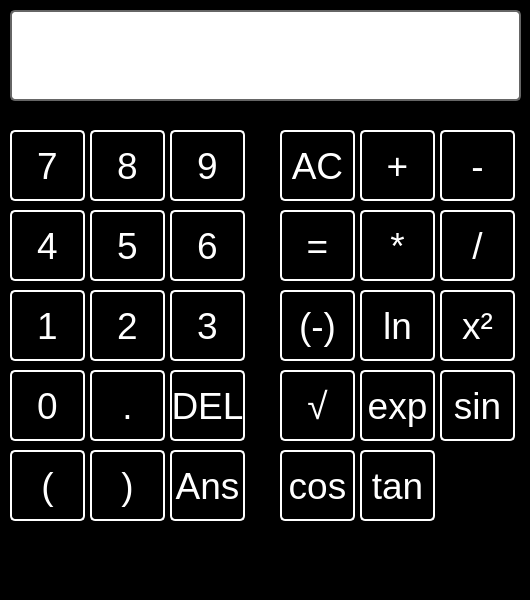
<?xml version="1.0" encoding="UTF-8"?>
<ui version="4.0">
 <class>Calculator</class>
 <widget class="QWidget" name="Calculator">
  <property name="geometry">
   <rect>
    <x>0</x>
    <y>0</y>
    <width>530</width>
    <height>600</height>
   </rect>
  </property>
  <property name="minimumSize">
   <size>
    <width>530</width>
    <height>600</height>
   </size>
  </property>
  <property name="maximumSize">
   <size>
    <width>530</width>
    <height>600</height>
   </size>
  </property>
  <property name="windowTitle">
   <string>Calculator</string>
  </property>
  <property name="styleSheet">
   <string notr="true">QPushButton {
	background-color: rgb(16, 16, 16);
	color: rgb(255, 255, 255);
	border-radius: 5px;
	border-width: 2px;
	border-style: solid;
	border-color: rgb(255, 255, 255);
}

QPushButton:Hover {
	background-color: rgb(44, 44, 44);
}

QPushButton:Pressed {
	background-color: rgb(102, 102, 102);
}

QWidget {
	background-color: rgb(0, 0, 0);
	font: 28pt &quot;MS UI Gothic&quot;;
	border-radius: 5px;
}

QLabel {
	border-radius: 5px;
	background-color: rgb(255, 255, 255);
	border-width: 2px;
	border-style: solid;
	border-color: rgb(102, 102, 102);;
}</string>
  </property>
  <widget class="QPushButton" name="signButton">
   <property name="geometry">
    <rect>
     <x>280</x>
     <y>290</y>
     <width>75</width>
     <height>71</height>
    </rect>
   </property>
   <property name="font">
    <font>
     <family>MS UI Gothic</family>
     <pointsize>28</pointsize>
     <weight>50</weight>
     <italic>false</italic>
     <bold>false</bold>
    </font>
   </property>
   <property name="cursor">
    <cursorShape>PointingHandCursor</cursorShape>
   </property>
   <property name="styleSheet">
    <string notr="true"/>
   </property>
   <property name="text">
    <string>(-)</string>
   </property>
  </widget>
  <widget class="QPushButton" name="sixButton">
   <property name="geometry">
    <rect>
     <x>170</x>
     <y>210</y>
     <width>75</width>
     <height>71</height>
    </rect>
   </property>
   <property name="font">
    <font>
     <family>MS UI Gothic</family>
     <pointsize>28</pointsize>
     <weight>50</weight>
     <italic>false</italic>
     <bold>false</bold>
    </font>
   </property>
   <property name="cursor">
    <cursorShape>PointingHandCursor</cursorShape>
   </property>
   <property name="styleSheet">
    <string notr="true"/>
   </property>
   <property name="text">
    <string>6</string>
   </property>
  </widget>
  <widget class="QPushButton" name="cosButton">
   <property name="geometry">
    <rect>
     <x>280</x>
     <y>450</y>
     <width>75</width>
     <height>71</height>
    </rect>
   </property>
   <property name="font">
    <font>
     <family>MS UI Gothic</family>
     <pointsize>28</pointsize>
     <weight>50</weight>
     <italic>false</italic>
     <bold>false</bold>
    </font>
   </property>
   <property name="cursor">
    <cursorShape>PointingHandCursor</cursorShape>
   </property>
   <property name="styleSheet">
    <string notr="true"/>
   </property>
   <property name="text">
    <string>cos</string>
   </property>
  </widget>
  <widget class="QPushButton" name="tanButton">
   <property name="geometry">
    <rect>
     <x>360</x>
     <y>450</y>
     <width>75</width>
     <height>71</height>
    </rect>
   </property>
   <property name="font">
    <font>
     <family>MS UI Gothic</family>
     <pointsize>28</pointsize>
     <weight>50</weight>
     <italic>false</italic>
     <bold>false</bold>
    </font>
   </property>
   <property name="cursor">
    <cursorShape>PointingHandCursor</cursorShape>
   </property>
   <property name="styleSheet">
    <string notr="true"/>
   </property>
   <property name="text">
    <string>tan</string>
   </property>
  </widget>
  <widget class="QPushButton" name="oneButton">
   <property name="geometry">
    <rect>
     <x>10</x>
     <y>290</y>
     <width>75</width>
     <height>71</height>
    </rect>
   </property>
   <property name="font">
    <font>
     <family>MS UI Gothic</family>
     <pointsize>28</pointsize>
     <weight>50</weight>
     <italic>false</italic>
     <bold>false</bold>
    </font>
   </property>
   <property name="cursor">
    <cursorShape>PointingHandCursor</cursorShape>
   </property>
   <property name="styleSheet">
    <string notr="true"/>
   </property>
   <property name="text">
    <string>1</string>
   </property>
  </widget>
  <widget class="QPushButton" name="threeButton">
   <property name="geometry">
    <rect>
     <x>170</x>
     <y>290</y>
     <width>75</width>
     <height>71</height>
    </rect>
   </property>
   <property name="font">
    <font>
     <family>MS UI Gothic</family>
     <pointsize>28</pointsize>
     <weight>50</weight>
     <italic>false</italic>
     <bold>false</bold>
    </font>
   </property>
   <property name="cursor">
    <cursorShape>PointingHandCursor</cursorShape>
   </property>
   <property name="styleSheet">
    <string notr="true"/>
   </property>
   <property name="text">
    <string>3</string>
   </property>
  </widget>
  <widget class="QPushButton" name="ansButton">
   <property name="geometry">
    <rect>
     <x>170</x>
     <y>450</y>
     <width>75</width>
     <height>71</height>
    </rect>
   </property>
   <property name="font">
    <font>
     <family>MS UI Gothic</family>
     <pointsize>28</pointsize>
     <weight>50</weight>
     <italic>false</italic>
     <bold>false</bold>
    </font>
   </property>
   <property name="cursor">
    <cursorShape>PointingHandCursor</cursorShape>
   </property>
   <property name="styleSheet">
    <string notr="true"/>
   </property>
   <property name="text">
    <string>Ans</string>
   </property>
  </widget>
  <widget class="QPushButton" name="sevenButton">
   <property name="geometry">
    <rect>
     <x>10</x>
     <y>130</y>
     <width>75</width>
     <height>71</height>
    </rect>
   </property>
   <property name="font">
    <font>
     <family>MS UI Gothic</family>
     <pointsize>28</pointsize>
     <weight>50</weight>
     <italic>false</italic>
     <bold>false</bold>
    </font>
   </property>
   <property name="cursor">
    <cursorShape>PointingHandCursor</cursorShape>
   </property>
   <property name="styleSheet">
    <string notr="true"/>
   </property>
   <property name="text">
    <string>7</string>
   </property>
  </widget>
  <widget class="QPushButton" name="fourButton">
   <property name="geometry">
    <rect>
     <x>10</x>
     <y>210</y>
     <width>75</width>
     <height>71</height>
    </rect>
   </property>
   <property name="font">
    <font>
     <family>MS UI Gothic</family>
     <pointsize>28</pointsize>
     <weight>50</weight>
     <italic>false</italic>
     <bold>false</bold>
    </font>
   </property>
   <property name="cursor">
    <cursorShape>PointingHandCursor</cursorShape>
   </property>
   <property name="styleSheet">
    <string notr="true"/>
   </property>
   <property name="text">
    <string>4</string>
   </property>
  </widget>
  <widget class="QPushButton" name="equalsButton">
   <property name="geometry">
    <rect>
     <x>280</x>
     <y>210</y>
     <width>75</width>
     <height>71</height>
    </rect>
   </property>
   <property name="font">
    <font>
     <family>MS UI Gothic</family>
     <pointsize>28</pointsize>
     <weight>50</weight>
     <italic>false</italic>
     <bold>false</bold>
    </font>
   </property>
   <property name="cursor">
    <cursorShape>PointingHandCursor</cursorShape>
   </property>
   <property name="styleSheet">
    <string notr="true"/>
   </property>
   <property name="text">
    <string>=</string>
   </property>
  </widget>
  <widget class="QPushButton" name="addButton">
   <property name="geometry">
    <rect>
     <x>360</x>
     <y>130</y>
     <width>75</width>
     <height>71</height>
    </rect>
   </property>
   <property name="font">
    <font>
     <family>MS UI Gothic</family>
     <pointsize>28</pointsize>
     <weight>50</weight>
     <italic>false</italic>
     <bold>false</bold>
    </font>
   </property>
   <property name="cursor">
    <cursorShape>PointingHandCursor</cursorShape>
   </property>
   <property name="styleSheet">
    <string notr="true"/>
   </property>
   <property name="text">
    <string>+</string>
   </property>
  </widget>
  <widget class="QPushButton" name="zeroButton">
   <property name="geometry">
    <rect>
     <x>10</x>
     <y>370</y>
     <width>75</width>
     <height>71</height>
    </rect>
   </property>
   <property name="font">
    <font>
     <family>MS UI Gothic</family>
     <pointsize>28</pointsize>
     <weight>50</weight>
     <italic>false</italic>
     <bold>false</bold>
    </font>
   </property>
   <property name="cursor">
    <cursorShape>PointingHandCursor</cursorShape>
   </property>
   <property name="styleSheet">
    <string notr="true"/>
   </property>
   <property name="text">
    <string>0</string>
   </property>
  </widget>
  <widget class="QPushButton" name="multButton">
   <property name="geometry">
    <rect>
     <x>360</x>
     <y>210</y>
     <width>75</width>
     <height>71</height>
    </rect>
   </property>
   <property name="font">
    <font>
     <family>MS UI Gothic</family>
     <pointsize>28</pointsize>
     <weight>50</weight>
     <italic>false</italic>
     <bold>false</bold>
    </font>
   </property>
   <property name="cursor">
    <cursorShape>PointingHandCursor</cursorShape>
   </property>
   <property name="styleSheet">
    <string notr="true"/>
   </property>
   <property name="text">
    <string>*</string>
   </property>
  </widget>
  <widget class="QPushButton" name="sqrtButton">
   <property name="geometry">
    <rect>
     <x>280</x>
     <y>370</y>
     <width>75</width>
     <height>71</height>
    </rect>
   </property>
   <property name="font">
    <font>
     <family>MS UI Gothic</family>
     <pointsize>28</pointsize>
     <weight>50</weight>
     <italic>false</italic>
     <bold>false</bold>
    </font>
   </property>
   <property name="cursor">
    <cursorShape>PointingHandCursor</cursorShape>
   </property>
   <property name="styleSheet">
    <string notr="true"/>
   </property>
   <property name="text">
    <string>√</string>
   </property>
  </widget>
  <widget class="QPushButton" name="twoButton">
   <property name="geometry">
    <rect>
     <x>90</x>
     <y>290</y>
     <width>75</width>
     <height>71</height>
    </rect>
   </property>
   <property name="font">
    <font>
     <family>MS UI Gothic</family>
     <pointsize>28</pointsize>
     <weight>50</weight>
     <italic>false</italic>
     <bold>false</bold>
    </font>
   </property>
   <property name="cursor">
    <cursorShape>PointingHandCursor</cursorShape>
   </property>
   <property name="styleSheet">
    <string notr="true"/>
   </property>
   <property name="text">
    <string>2</string>
   </property>
  </widget>
  <widget class="QPushButton" name="eightButton">
   <property name="geometry">
    <rect>
     <x>90</x>
     <y>130</y>
     <width>75</width>
     <height>71</height>
    </rect>
   </property>
   <property name="font">
    <font>
     <family>MS UI Gothic</family>
     <pointsize>28</pointsize>
     <weight>50</weight>
     <italic>false</italic>
     <bold>false</bold>
    </font>
   </property>
   <property name="cursor">
    <cursorShape>PointingHandCursor</cursorShape>
   </property>
   <property name="styleSheet">
    <string notr="true"/>
   </property>
   <property name="text">
    <string>8</string>
   </property>
  </widget>
  <widget class="QLabel" name="lblDisplay">
   <property name="geometry">
    <rect>
     <x>10</x>
     <y>10</y>
     <width>511</width>
     <height>91</height>
    </rect>
   </property>
   <property name="font">
    <font>
     <family>MS UI Gothic</family>
     <pointsize>28</pointsize>
     <weight>50</weight>
     <italic>false</italic>
     <bold>false</bold>
    </font>
   </property>
   <property name="styleSheet">
    <string notr="true"/>
   </property>
   <property name="text">
    <string/>
   </property>
  </widget>
  <widget class="QPushButton" name="delButton">
   <property name="geometry">
    <rect>
     <x>170</x>
     <y>370</y>
     <width>75</width>
     <height>71</height>
    </rect>
   </property>
   <property name="font">
    <font>
     <family>MS UI Gothic</family>
     <pointsize>28</pointsize>
     <weight>50</weight>
     <italic>false</italic>
     <bold>false</bold>
    </font>
   </property>
   <property name="cursor">
    <cursorShape>PointingHandCursor</cursorShape>
   </property>
   <property name="styleSheet">
    <string notr="true"/>
   </property>
   <property name="text">
    <string>DEL</string>
   </property>
  </widget>
  <widget class="QPushButton" name="decimalButton">
   <property name="geometry">
    <rect>
     <x>90</x>
     <y>370</y>
     <width>75</width>
     <height>71</height>
    </rect>
   </property>
   <property name="font">
    <font>
     <family>MS UI Gothic</family>
     <pointsize>28</pointsize>
     <weight>50</weight>
     <italic>false</italic>
     <bold>false</bold>
    </font>
   </property>
   <property name="cursor">
    <cursorShape>PointingHandCursor</cursorShape>
   </property>
   <property name="styleSheet">
    <string notr="true"/>
   </property>
   <property name="text">
    <string>.</string>
   </property>
  </widget>
  <widget class="QPushButton" name="minusButton">
   <property name="geometry">
    <rect>
     <x>440</x>
     <y>130</y>
     <width>75</width>
     <height>71</height>
    </rect>
   </property>
   <property name="font">
    <font>
     <family>MS UI Gothic</family>
     <pointsize>28</pointsize>
     <weight>50</weight>
     <italic>false</italic>
     <bold>false</bold>
    </font>
   </property>
   <property name="cursor">
    <cursorShape>PointingHandCursor</cursorShape>
   </property>
   <property name="styleSheet">
    <string notr="true"/>
   </property>
   <property name="text">
    <string>-</string>
   </property>
  </widget>
  <widget class="QPushButton" name="squareButton">
   <property name="geometry">
    <rect>
     <x>440</x>
     <y>290</y>
     <width>75</width>
     <height>71</height>
    </rect>
   </property>
   <property name="font">
    <font>
     <family>MS UI Gothic</family>
     <pointsize>28</pointsize>
     <weight>50</weight>
     <italic>false</italic>
     <bold>false</bold>
    </font>
   </property>
   <property name="cursor">
    <cursorShape>PointingHandCursor</cursorShape>
   </property>
   <property name="styleSheet">
    <string notr="true"/>
   </property>
   <property name="text">
    <string>x²</string>
   </property>
  </widget>
  <widget class="QPushButton" name="fiveButton">
   <property name="geometry">
    <rect>
     <x>90</x>
     <y>210</y>
     <width>75</width>
     <height>71</height>
    </rect>
   </property>
   <property name="font">
    <font>
     <family>MS UI Gothic</family>
     <pointsize>28</pointsize>
     <weight>50</weight>
     <italic>false</italic>
     <bold>false</bold>
    </font>
   </property>
   <property name="cursor">
    <cursorShape>PointingHandCursor</cursorShape>
   </property>
   <property name="styleSheet">
    <string notr="true"/>
   </property>
   <property name="text">
    <string>5</string>
   </property>
  </widget>
  <widget class="QPushButton" name="ACButton">
   <property name="geometry">
    <rect>
     <x>280</x>
     <y>130</y>
     <width>75</width>
     <height>71</height>
    </rect>
   </property>
   <property name="font">
    <font>
     <family>MS UI Gothic</family>
     <pointsize>28</pointsize>
     <weight>50</weight>
     <italic>false</italic>
     <bold>false</bold>
    </font>
   </property>
   <property name="cursor">
    <cursorShape>PointingHandCursor</cursorShape>
   </property>
   <property name="styleSheet">
    <string notr="true"/>
   </property>
   <property name="text">
    <string>AC</string>
   </property>
  </widget>
  <widget class="QPushButton" name="divButton">
   <property name="geometry">
    <rect>
     <x>440</x>
     <y>210</y>
     <width>75</width>
     <height>71</height>
    </rect>
   </property>
   <property name="font">
    <font>
     <family>MS UI Gothic</family>
     <pointsize>28</pointsize>
     <weight>50</weight>
     <italic>false</italic>
     <bold>false</bold>
    </font>
   </property>
   <property name="cursor">
    <cursorShape>PointingHandCursor</cursorShape>
   </property>
   <property name="styleSheet">
    <string notr="true"/>
   </property>
   <property name="text">
    <string>/</string>
   </property>
  </widget>
  <widget class="QPushButton" name="nineButton">
   <property name="geometry">
    <rect>
     <x>170</x>
     <y>130</y>
     <width>75</width>
     <height>71</height>
    </rect>
   </property>
   <property name="font">
    <font>
     <family>MS UI Gothic</family>
     <pointsize>28</pointsize>
     <weight>50</weight>
     <italic>false</italic>
     <bold>false</bold>
    </font>
   </property>
   <property name="cursor">
    <cursorShape>PointingHandCursor</cursorShape>
   </property>
   <property name="styleSheet">
    <string notr="true"/>
   </property>
   <property name="text">
    <string>9</string>
   </property>
  </widget>
  <widget class="QPushButton" name="sinButton">
   <property name="geometry">
    <rect>
     <x>440</x>
     <y>370</y>
     <width>75</width>
     <height>71</height>
    </rect>
   </property>
   <property name="font">
    <font>
     <family>MS UI Gothic</family>
     <pointsize>28</pointsize>
     <weight>50</weight>
     <italic>false</italic>
     <bold>false</bold>
    </font>
   </property>
   <property name="cursor">
    <cursorShape>PointingHandCursor</cursorShape>
   </property>
   <property name="styleSheet">
    <string notr="true"/>
   </property>
   <property name="text">
    <string>sin</string>
   </property>
  </widget>
  <widget class="QPushButton" name="logButton">
   <property name="geometry">
    <rect>
     <x>360</x>
     <y>290</y>
     <width>75</width>
     <height>71</height>
    </rect>
   </property>
   <property name="font">
    <font>
     <family>MS UI Gothic</family>
     <pointsize>28</pointsize>
     <weight>50</weight>
     <italic>false</italic>
     <bold>false</bold>
    </font>
   </property>
   <property name="cursor">
    <cursorShape>PointingHandCursor</cursorShape>
   </property>
   <property name="styleSheet">
    <string notr="true"/>
   </property>
   <property name="text">
    <string>ln</string>
   </property>
  </widget>
  <widget class="QPushButton" name="openBracketButton">
   <property name="geometry">
    <rect>
     <x>10</x>
     <y>450</y>
     <width>75</width>
     <height>71</height>
    </rect>
   </property>
   <property name="font">
    <font>
     <family>MS UI Gothic</family>
     <pointsize>28</pointsize>
     <weight>50</weight>
     <italic>false</italic>
     <bold>false</bold>
    </font>
   </property>
   <property name="cursor">
    <cursorShape>PointingHandCursor</cursorShape>
   </property>
   <property name="styleSheet">
    <string notr="true"/>
   </property>
   <property name="text">
    <string>(</string>
   </property>
  </widget>
  <widget class="QPushButton" name="closeBracketButton">
   <property name="geometry">
    <rect>
     <x>90</x>
     <y>450</y>
     <width>75</width>
     <height>71</height>
    </rect>
   </property>
   <property name="font">
    <font>
     <family>MS UI Gothic</family>
     <pointsize>28</pointsize>
     <weight>50</weight>
     <italic>false</italic>
     <bold>false</bold>
    </font>
   </property>
   <property name="cursor">
    <cursorShape>PointingHandCursor</cursorShape>
   </property>
   <property name="styleSheet">
    <string notr="true"/>
   </property>
   <property name="text">
    <string>)</string>
   </property>
  </widget>
  <widget class="QPushButton" name="expButton">
   <property name="geometry">
    <rect>
     <x>360</x>
     <y>370</y>
     <width>75</width>
     <height>71</height>
    </rect>
   </property>
   <property name="font">
    <font>
     <family>MS UI Gothic</family>
     <pointsize>28</pointsize>
     <weight>50</weight>
     <italic>false</italic>
     <bold>false</bold>
    </font>
   </property>
   <property name="cursor">
    <cursorShape>PointingHandCursor</cursorShape>
   </property>
   <property name="styleSheet">
    <string notr="true"/>
   </property>
   <property name="text">
    <string>exp</string>
   </property>
  </widget>
 </widget>
 <resources/>
 <connections/>
</ui>
